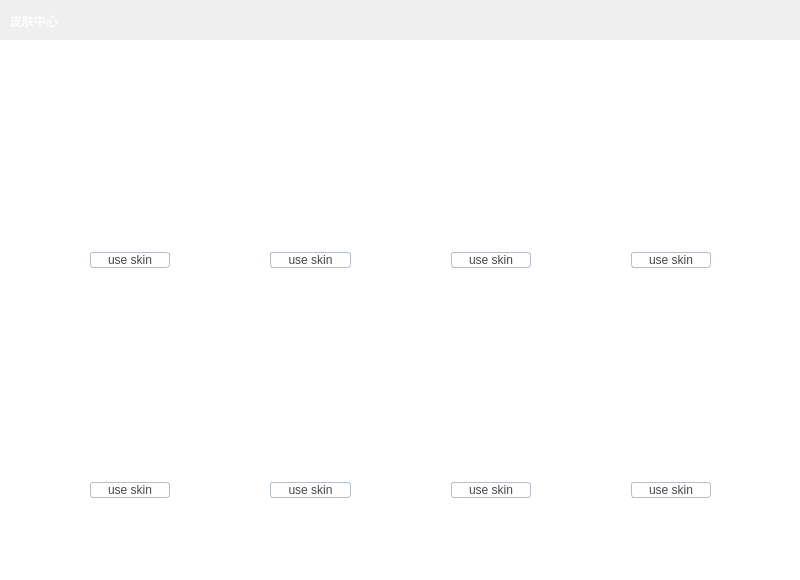
<?xml version="1.0" encoding="UTF-8"?>
<ui version="4.0">
 <class>SkinWidget</class>
 <widget class="QWidget" name="SkinWidget">
  <property name="geometry">
   <rect>
    <x>0</x>
    <y>0</y>
    <width>800</width>
    <height>580</height>
   </rect>
  </property>
  <property name="windowTitle">
   <string>Form</string>
  </property>
  <property name="styleSheet">
   <string notr="true"/>
  </property>
  <widget class="QWidget" name="topwidget" native="true">
   <property name="geometry">
    <rect>
     <x>0</x>
     <y>0</y>
     <width>800</width>
     <height>40</height>
    </rect>
   </property>
   <property name="styleSheet">
    <string notr="true">QWidget{background:transparent;background-image:url(:/img/skin/skin.png);}</string>
   </property>
   <widget class="QLabel" name="label_title">
    <property name="geometry">
     <rect>
      <x>10</x>
      <y>10</y>
      <width>81</width>
      <height>21</height>
     </rect>
    </property>
    <property name="styleSheet">
     <string notr="true">color:white</string>
    </property>
    <property name="text">
     <string>皮肤中心</string>
    </property>
   </widget>
   <widget class="QPushButton" name="btn_close">
    <property name="geometry">
     <rect>
      <x>770</x>
      <y>0</y>
      <width>30</width>
      <height>30</height>
     </rect>
    </property>
    <property name="autoFillBackground">
     <bool>false</bool>
    </property>
    <property name="text">
     <string/>
    </property>
    <property name="icon">
     <iconset resource="qrc.qrc">
      <normaloff>:/img/sysButton/close_button.png</normaloff>:/img/sysButton/close_button.png</iconset>
    </property>
    <property name="iconSize">
     <size>
      <width>30</width>
      <height>30</height>
     </size>
    </property>
    <property name="autoExclusive">
     <bool>false</bool>
    </property>
    <property name="autoDefault">
     <bool>false</bool>
    </property>
    <property name="default">
     <bool>false</bool>
    </property>
    <property name="flat">
     <bool>true</bool>
    </property>
   </widget>
  </widget>
  <widget class="QWidget" name="bottomwidget" native="true">
   <property name="geometry">
    <rect>
     <x>0</x>
     <y>40</y>
     <width>800</width>
     <height>540</height>
    </rect>
   </property>
   <property name="styleSheet">
    <string notr="true">QPushButton{border-radius:3px; border:1px solid rgb(180, 190, 200); color:rgb(70, 70, 70); background:transparent;}
QWidget{background-color:white}
QPushButton:hover{color:rgb(100, 190, 250); border-radius:5px; border:1px solid rgb(0, 255, 255);}</string>
   </property>
   <widget class="QWidget" name="layoutWidget_2">
    <property name="geometry">
     <rect>
      <x>70</x>
      <y>430</y>
      <width>661</width>
      <height>41</height>
     </rect>
    </property>
    <layout class="QHBoxLayout" name="horizontalLayout_4" stretch="0,0,0,0">
     <property name="spacing">
      <number>100</number>
     </property>
     <property name="leftMargin">
      <number>20</number>
     </property>
     <property name="rightMargin">
      <number>20</number>
     </property>
     <property name="bottomMargin">
      <number>0</number>
     </property>
     <item>
      <widget class="QPushButton" name="btn_4">
       <property name="text">
        <string>use skin</string>
       </property>
      </widget>
     </item>
     <item>
      <widget class="QPushButton" name="btn_5">
       <property name="text">
        <string>use skin</string>
       </property>
      </widget>
     </item>
     <item>
      <widget class="QPushButton" name="btn_6">
       <property name="text">
        <string>use skin</string>
       </property>
      </widget>
     </item>
     <item>
      <widget class="QPushButton" name="btn_7">
       <property name="text">
        <string>use skin</string>
       </property>
      </widget>
     </item>
    </layout>
   </widget>
   <widget class="QWidget" name="layoutWidget">
    <property name="geometry">
     <rect>
      <x>70</x>
      <y>300</y>
      <width>661</width>
      <height>101</height>
     </rect>
    </property>
    <layout class="QHBoxLayout" name="horizontalLayout_3" stretch="0,0,0,0">
     <property name="spacing">
      <number>60</number>
     </property>
     <item>
      <widget class="QLabel" name="label_4">
       <property name="text">
        <string/>
       </property>
       <property name="pixmap">
        <pixmap resource="qrc.qrc">:/img/skin/4.png</pixmap>
       </property>
       <property name="scaledContents">
        <bool>true</bool>
       </property>
      </widget>
     </item>
     <item>
      <widget class="QLabel" name="label_5">
       <property name="text">
        <string/>
       </property>
       <property name="pixmap">
        <pixmap resource="qrc.qrc">:/img/skin/5.png</pixmap>
       </property>
       <property name="scaledContents">
        <bool>true</bool>
       </property>
      </widget>
     </item>
     <item>
      <widget class="QLabel" name="label_6">
       <property name="text">
        <string/>
       </property>
       <property name="pixmap">
        <pixmap resource="qrc.qrc">:/img/skin/6.png</pixmap>
       </property>
       <property name="scaledContents">
        <bool>true</bool>
       </property>
      </widget>
     </item>
     <item>
      <widget class="QLabel" name="label_7">
       <property name="text">
        <string/>
       </property>
       <property name="pixmap">
        <pixmap resource="qrc.qrc">:/img/skin/7.png</pixmap>
       </property>
       <property name="scaledContents">
        <bool>true</bool>
       </property>
      </widget>
     </item>
    </layout>
   </widget>
   <widget class="QWidget" name="layoutWidget">
    <property name="geometry">
     <rect>
      <x>70</x>
      <y>70</y>
      <width>661</width>
      <height>101</height>
     </rect>
    </property>
    <layout class="QHBoxLayout" name="horizontalLayout" stretch="0,0,0,0">
     <property name="spacing">
      <number>60</number>
     </property>
     <item>
      <widget class="QLabel" name="label_0">
       <property name="text">
        <string/>
       </property>
       <property name="pixmap">
        <pixmap resource="qrc.qrc">:/img/skin/0.png</pixmap>
       </property>
       <property name="scaledContents">
        <bool>true</bool>
       </property>
      </widget>
     </item>
     <item>
      <widget class="QLabel" name="label_1">
       <property name="text">
        <string/>
       </property>
       <property name="pixmap">
        <pixmap resource="qrc.qrc">:/img/skin/1.png</pixmap>
       </property>
       <property name="scaledContents">
        <bool>true</bool>
       </property>
      </widget>
     </item>
     <item>
      <widget class="QLabel" name="label_2">
       <property name="text">
        <string/>
       </property>
       <property name="pixmap">
        <pixmap resource="qrc.qrc">:/img/skin/2.png</pixmap>
       </property>
       <property name="scaledContents">
        <bool>true</bool>
       </property>
      </widget>
     </item>
     <item>
      <widget class="QLabel" name="label_3">
       <property name="text">
        <string/>
       </property>
       <property name="pixmap">
        <pixmap resource="qrc.qrc">:/img/skin/3.png</pixmap>
       </property>
       <property name="scaledContents">
        <bool>true</bool>
       </property>
      </widget>
     </item>
    </layout>
   </widget>
   <widget class="QWidget" name="layoutWidget">
    <property name="geometry">
     <rect>
      <x>70</x>
      <y>200</y>
      <width>661</width>
      <height>41</height>
     </rect>
    </property>
    <layout class="QHBoxLayout" name="horizontalLayout_2" stretch="0,0,0,0">
     <property name="spacing">
      <number>100</number>
     </property>
     <property name="leftMargin">
      <number>20</number>
     </property>
     <property name="rightMargin">
      <number>20</number>
     </property>
     <property name="bottomMargin">
      <number>0</number>
     </property>
     <item>
      <widget class="QPushButton" name="btn_0">
       <property name="text">
        <string>use skin</string>
       </property>
      </widget>
     </item>
     <item>
      <widget class="QPushButton" name="btn_1">
       <property name="text">
        <string>use skin</string>
       </property>
      </widget>
     </item>
     <item>
      <widget class="QPushButton" name="btn_2">
       <property name="text">
        <string>use skin</string>
       </property>
      </widget>
     </item>
     <item>
      <widget class="QPushButton" name="btn_3">
       <property name="text">
        <string>use skin</string>
       </property>
      </widget>
     </item>
    </layout>
   </widget>
  </widget>
 </widget>
 <resources>
  <include location="qrc.qrc"/>
 </resources>
 <connections/>
</ui>
